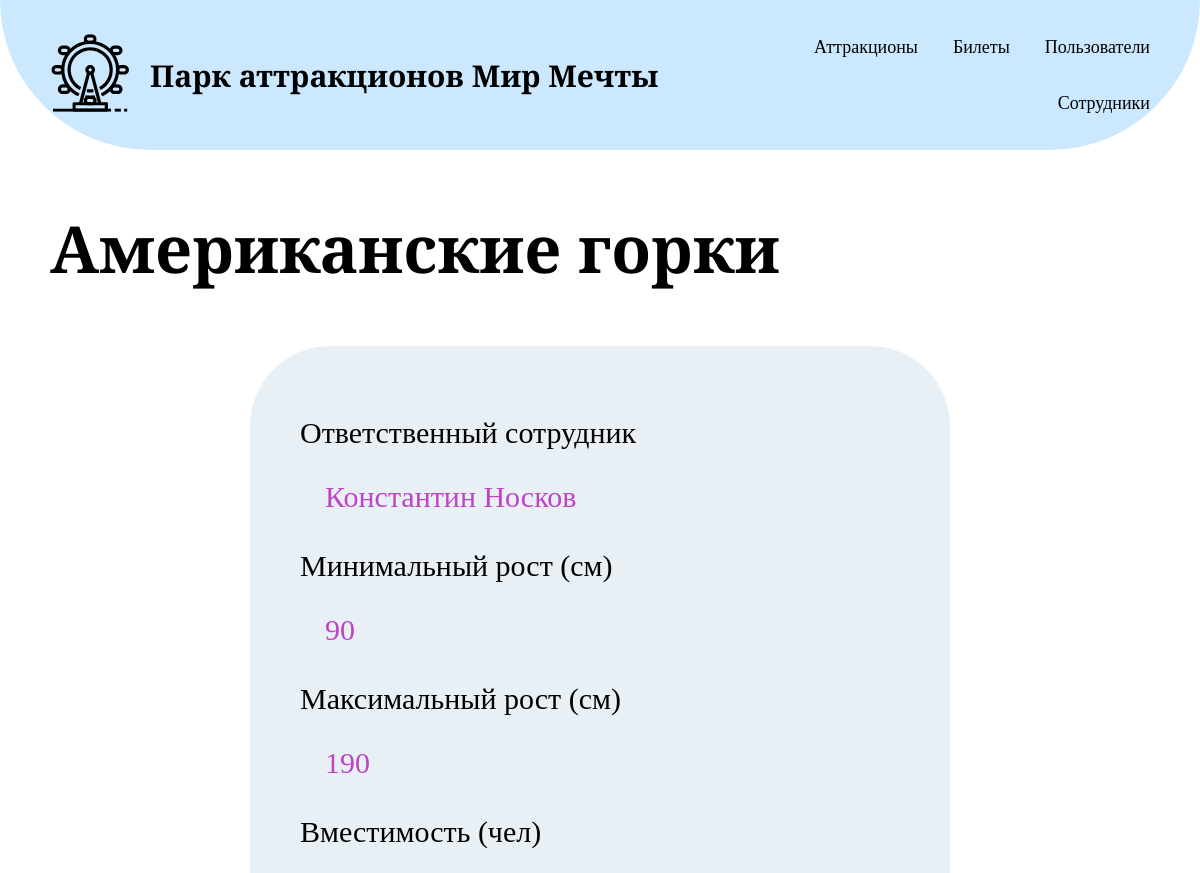
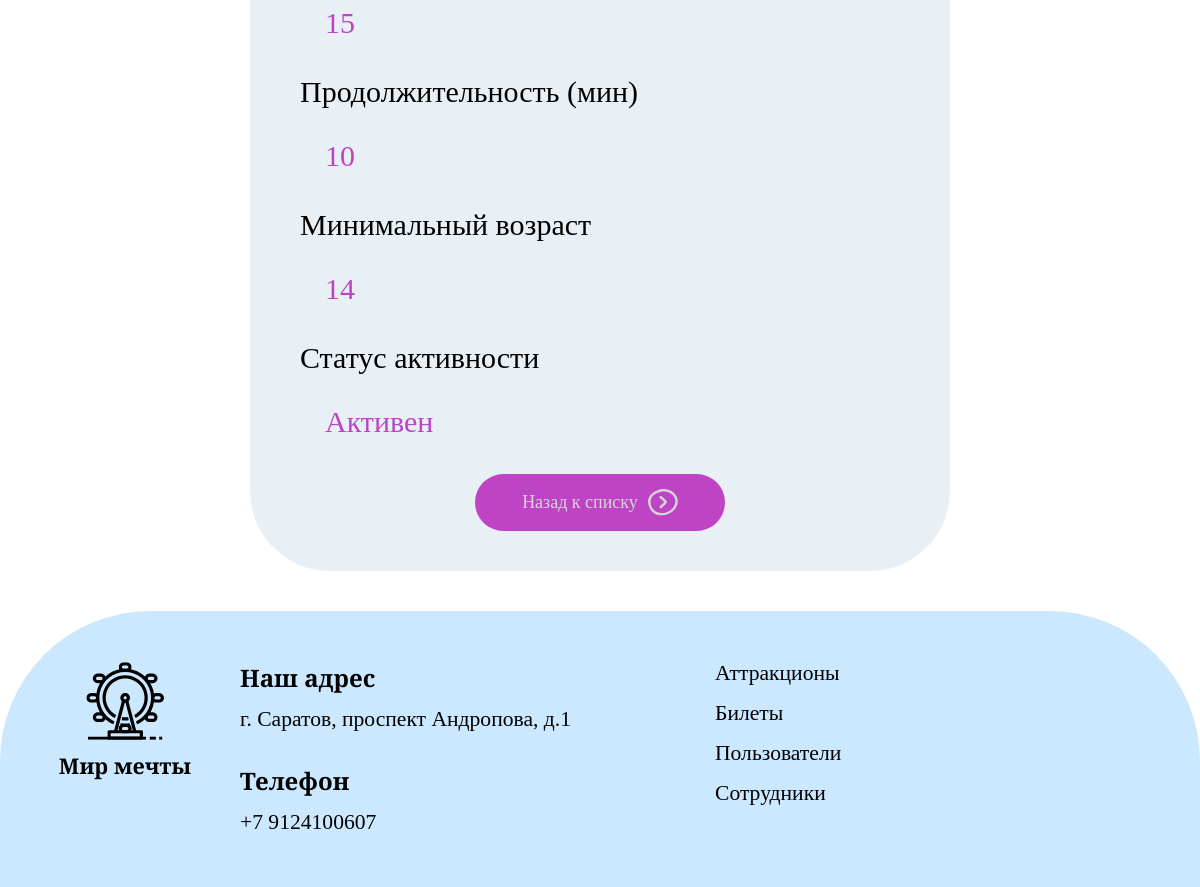
The page /attraction/1/ on the database its author committed (2 pictures, top to bottom).
### first_app/models.py (models this page shows, shortened)
class Attractions(models.Model):
    CAPACITY_CHOICES = [
        (10, '10 человек'),
        (15, '15 человек'),
        (20, '20 человек')
    ]
    DURATION_CHOICES = [
        (3, '3 минуты'),
        (6, '6 минут'),
        (10, '10 минут'),
        (8, '8 минут'),
        (15, '15 минут')
    ]
    name = models.CharField('Название', max_length=100, unique=True)
    min_height = models.IntegerField('Минимальный рост (см)', null=True)
    max_height = models.IntegerField('Максимальный рост (см)', null=True)
    min_age = models.IntegerField('Минимальный возраст', null=True)
    activity_status = models.BooleanField('Статус активности', default=True)
    sourceity = models.IntegerField('Вместимость (чел)', choices=CAPACITY_CHOICES)
    duration_minutes = models.IntegerField('Продолжительность (мин)', null=True)
    staff = models.ForeignKey(Staff, on_delete=models.SET_NULL, null=True, blank=True, verbose_name='Ответственный сотрудник')
    main_image = models.ImageField('Главное изображение', upload_to='attraction_images/', null=True, blank=True)
    class Meta:
        verbose_name = "Аттракцион"
        verbose_name_plural = "Аттракционы"
        ordering = ["name"]

class Staff(models.Model):
    POSITION_CHOICES = [
        ('operator', 'Оператор'),
        ('administrator', 'Администратор'),
    ]
    name = models.CharField('Имя', max_length=50)
    surname = models.CharField('Фамилия', max_length=50)
    position = models.CharField('Должность', max_length=50, choices=POSITION_CHOICES)
    phone_number = models.CharField('Номер телефона', max_length=20)
    passport = models.CharField('Паспорт', max_length=13, unique=True)
    photo = models.ImageField('Фотография сотрудника', upload_to='staff_photos/', null=True, blank=True)
    class Meta:
        verbose_name = "Сотрудник"
        verbose_name_plural = "Сотрудники"
        ordering = ["surname", "name"]
        indexes = [
            models.Index(fields=["position"])
        ]

### first_app/views.py (the view)
# urls.py: path('attraction/<int:pk>/', attraction_detail, name='attraction_detail'),
def attraction_detail(request, pk):
    attraction_data = get_object_or_404(Attractions, pk=pk)
    return render(request, 'attraction.html', {'attraction': attraction_data})

### first_app/templates/attraction.html
{% extends "base.html" %}
{% load static %}
{%block main%}
<div class="container">
    <section class="page-search">
        <h1 class="page-title">{{ attraction.name }}</h1>
    </section>
    <section class="attraction">
        <div class="attraction-block">
            <div class="attr-text">
                <p class="staff-text">Ответственный сотрудник</p>
                {% if attraction.staff %}
                <p class="attr-info">{{ attraction.staff.name }} {{ attraction.staff.surname }}</p>
                {% else %}
                <p class="attr-info">Не назначен</p>
                {% endif %}
            </div>
            <div class="attr-text">
                <p class="min-height-text">Минимальный рост (см)</p>
                <p class="attr-info">{{ attraction.min_height|default:"Не указано" }}</p>
            </div>
            <div class="attr-text">
                <p class="max-height-text">Максимальный рост (см)</p>
                <p class="attr-info">{{ attraction.max_height|default:"Не указано" }}</p>
            </div>
            <div class="attr-text">
                <p class="capacity-text">Вместимость (чел)</p>
                <p class="attr-info">{{ attraction.sourceity }}</p>
            </div>
            <div class="attr-text">
                <p class="duration-text">Продолжительность (мин)</p>
                <p class="attr-info">{{ attraction.duration_minutes|default:"Не указано" }}</p>
            </div>
            <div class="attr-text">
                <p class="min-age-text">Минимальный возраст</p>
                <p class="attr-info">{{ attraction.min_age|default:"Не указано" }}</p>
            </div>
            <div class="attr-text">
                <p class="activity-text">Статус активности</p>
                <p class="attr-info">{% if attraction.activity_status %}Активен{% else %}Неактивен{% endif %}</p>
            </div>
            <a href="{% url 'attractions' %}" class="red">
                <div class="red-button">
                    <p class="red-text">Назад к списку</p>
                    <img src="{% static 'images/red-img.svg' %}" alt="next" class="red-img">
                </div>
            </a>
        </div>
    </section>
</div>
{%endblock%}

### first_app/static/css/style.css (style rules this page uses)
* { box-sizing: border-box; }
.container { max-width: 95%; margin: 0 auto; padding: 0 20px; }
a { font-family: "Cormorant Infant", serif; text-decoration: none; color: #000; font-weight: 400; font-size: clamp(1rem, 1.5vw, 1.5rem); transition: color 0.3s ease; white-space: nowrap; }
html, body { font-family: "Cormorant Infant", serif; margin: 0; padding: 0; }
body { display: flex; flex-direction: column; min-height: 100vh; }
.page-title { font-size: 65px; }
.page-search { margin-bottom: 35px; }
.red-button { display: flex; margin: 20px auto 0 auto; gap: 10px; background-color: #BE43C5; border-radius: 50px; justify-content: center; color: #d5d5d5; width: 250px; }
.attraction-block { width: 700px; background-color: #E8F0F6; margin: 40px auto 40px auto; border-radius: 80px; padding: 40px; }
.attr-text { font-size: 30px; margin: 25px 0 35px 10px; }
.attr-info { margin-left: 25px; color: #BE43C5; }
::placeholder { font-size: 18px; }

### rows shown on the page
Attractions: name "Американские горки", staff.name "Константин", staff.surname "Носков", min_height "90", max_height "190", sourceity "15", duration_minutes "10", min_age "14"
